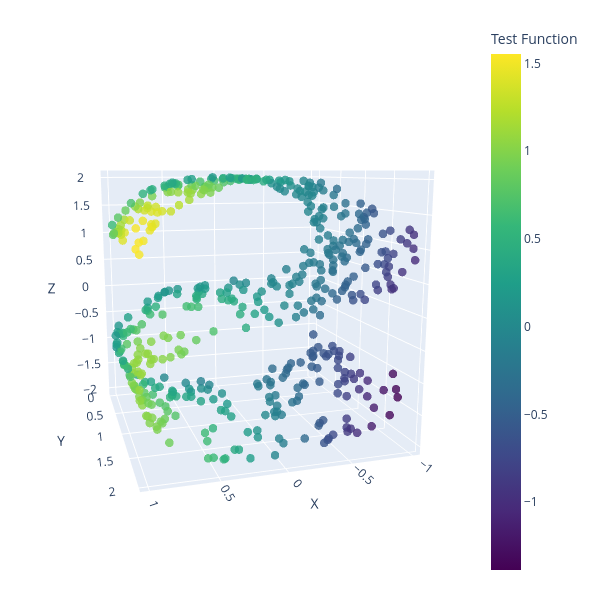

Notebook source saved alongside this figure:
### Code cell
# Training data
fig = go.Figure(data=[go.Scatter3d(
    
    x=x_data_gp[:, 0], y=x_data_gp[:, 1], z=x_data_gp[:, 2],
    mode='markers',
    marker=dict(
        size=5,
        color=y_data_gp,  # <-- use Himmelblau here!
        colorscale='Viridis',
        opacity=0.8,
        colorbar=dict(title='Test Function')
    )
)])

fig.update_layout(
    scene=dict(
        aspectmode='cube',
        xaxis_title='X', yaxis_title='Y', zaxis_title='Z',
        camera=dict(eye=dict(x=0.75, y=2.5, z=0.5))
    ),
    width=600, height=600,
    margin=dict(r=30, b=20, l=20, t=20)
)
fig.show()

### Figure 1 — Plotly figure (JSON) as saved in the notebook; plotly's stock layout.template omitted (floating-point values rounded to 4 significant figures; data arrays with more than 128 entries replaced by an {"elided": "..."} marker saying what was removed)
{"data": [{"marker": {"color": {"elided": "500 float values"}, "colorbar": {"title": {"text": "Test Function"}}, "colorscale": [[0, "#440154"], [0.1111, "#482878"], [0.2222, "#3e4989"], [0.3333, "#31688e"], [0.4444, "#26828e"], [0.5556, "#1f9e89"], [0.6667, "#35b779"], [0.7778, "#6ece58"], [0.8889, "#b5de2b"], [1, "#fde725"]], "opacity": 0.8, "size": 5}, "mode": "markers", "type": "scatter3d", "x": {"elided": "500 float values"}, "y": {"elided": "500 float values"}, "z": {"elided": "500 float values"}}], "layout": {"height": 600, "margin": {"b": 20, "l": 20, "r": 30, "t": 20}, "scene": {"aspectmode": "cube", "camera": {"eye": {"x": 0.75, "y": 2.5, "z": 0.5}}, "xaxis": {"title": {"text": "X"}}, "yaxis": {"title": {"text": "Y"}}, "zaxis": {"title": {"text": "Z"}}}, "width": 600}}
